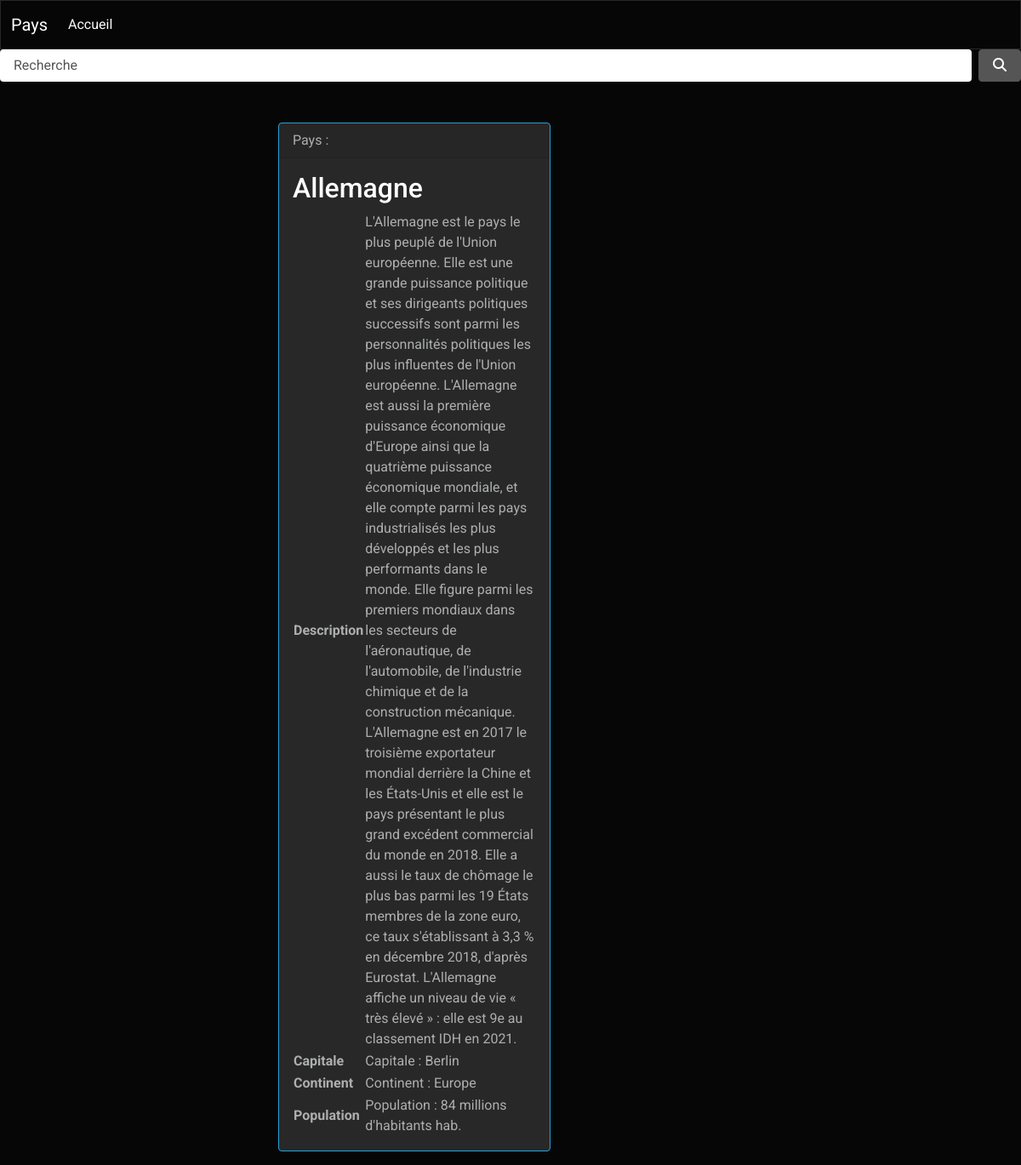
Screenshot of /element.php?search=Allemagne with the database file from the repository.
### tables this page shows
CREATE TABLE IF NOT EXISTS `voyages` (
  `name` varchar(255) NOT NULL,
  `description` text NOT NULL,
  `id` int(11) NOT NULL AUTO_INCREMENT,
  `capitalcity` varchar(255) NOT NULL,
  `continent` varchar(255) NOT NULL,
  `population` varchar(255) NOT NULL,
  PRIMARY KEY (`id`)
);

### element.php (the view, shortened to what this page needs)
<?php
require_once('data/dbh.php');
$search = htmlspecialchars($_GET['search']);
$query = $conn->prepare("SELECT * FROM `voyages` WHERE name = :search;");
$query->execute([':search' => $search]);
$result = $query->fetchAll(PDO::FETCH_ASSOC);
include 'header.php';
?>
<main class="container mt-5">
    <section class="row">
        <div class="col-md-6 m-auto">
            <div class="card border-primary mb-3" style="max-width: 20rem;">
                <div class="card-header">Pays :</div>
                <div class="card-body">
                    <h4 class="card-title"><?= $result[0]['name'] ?></h4>
                    <table>
                        <tbody>
                            <tr>
                                <th scope="row">Description</td>
                                <td class="text-right"><?= $result[0]['description'] ?></td>
                            </tr>
                            <tr>
                                <th scope="row">Capitale</td>
                                <td class="text-right"><?= $result[0]['capitalcity'] ?></td>
                            </tr>
                            <tr>
                                <th scope="row">Continent</td>
                                <td class="text-right"><?= $result[0]['continent'] ?></td>
                            </tr>
                            <tr>
                                <th scope="row">Population </td>
                                <td class="text-right"><?= $result[0]['population'] ?> hab.</td>
                            </tr>
                        </tbody>
                    </table>
                </div>
            </div>
        </div>
    </section>
</main>
</body>
</html>

### rows the page displays
voyages: name "Allemagne", description "L'Allemagne est le pays le plus peuplé de l'Union européenne. Elle est une grande puissance politique et ses dirigeants politiques successifs sont parmi les personnalités politiques les plus influentes de l'Union européenne. L'Allemagne est aussi la première puissance économique d'Europe ainsi que la quatrième puissance économique mondiale, et elle compte parmi les pays industrialisés les plus développés et les plus performants dans le monde. Elle figure parmi les premiers mondiaux dans les secteurs de l'aéronautique, de l'automobile, de l'industrie chimique et de la construction mécanique. L'Allemagne est en 2017 le troisième exportateur mondial derrière la Chine et les États-Unis et elle…", capitalcity "Capitale : Berlin", continent "Continent : Europe", population "Population : 84 millions d'habitants"
